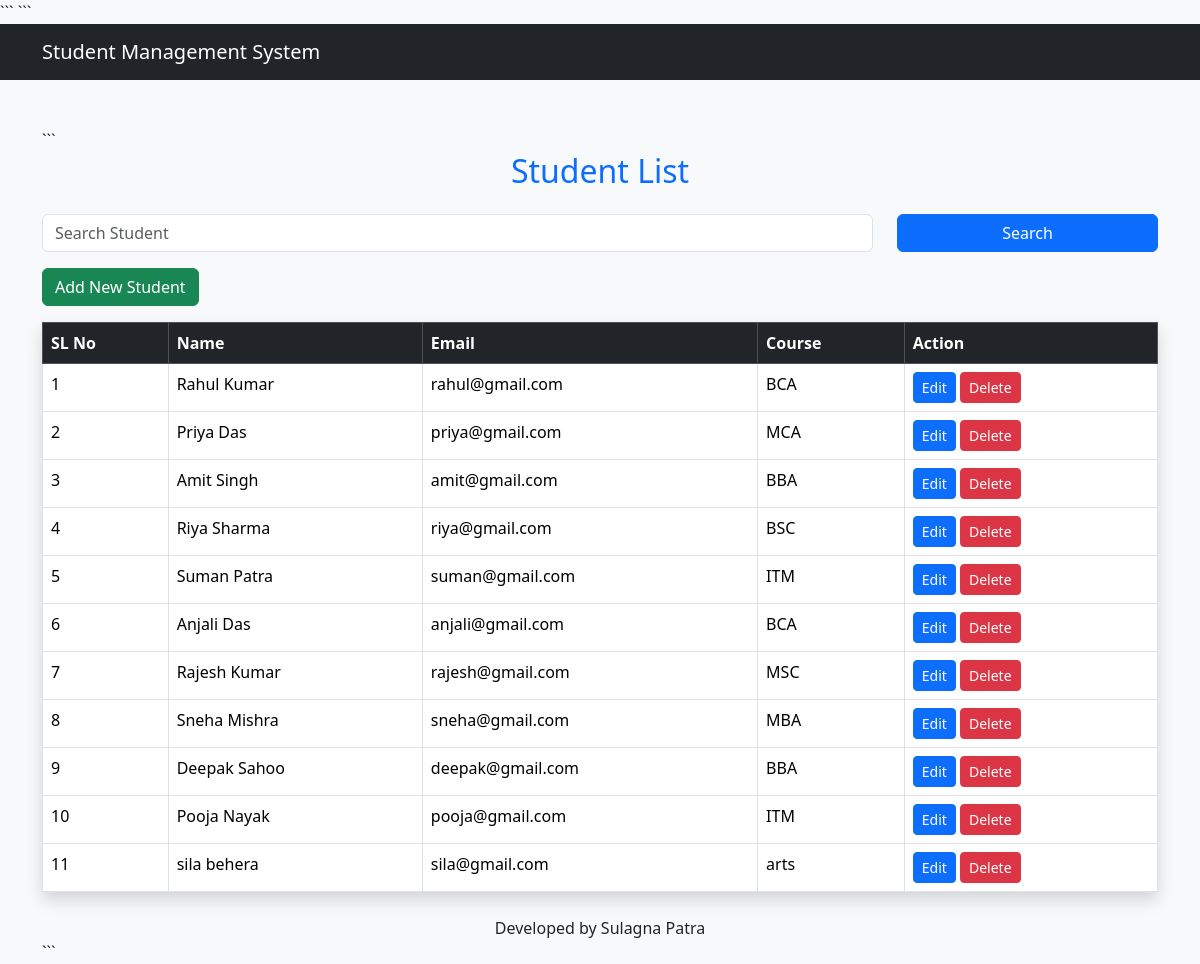
The page /view.php on the database its author committed.
### tables this page shows
CREATE TABLE `students` (
  `id` int(11) NOT NULL,
  `name` varchar(100) DEFAULT NULL,
  `email` varchar(100) DEFAULT NULL,
  `course` varchar(100) DEFAULT NULL
);

### view.php (the view, shortened to what this page needs)
<?php
include 'db.php';
if(isset($_GET['search']))
{
    $search = $_GET['search'];
    $result = mysqli_query(
        $conn,
        "SELECT * FROM students
         WHERE name LIKE '%$search%'
         OR email LIKE '%$search%'
         OR course LIKE '%$search%'"
    );
}
else
{
    $result = mysqli_query(
        $conn,
        "SELECT * FROM students"
    );
}
?>
<!DOCTYPE html>
<html>
<head>
<link href="https://cdn.jsdelivr.net/npm/bootstrap@5.3.3/dist/css/bootstrap.min.css" rel="stylesheet">
```
</head>
<body class="bg-light">
<nav class="navbar navbar-dark bg-dark">
    <div class="container">
        <span class="navbar-brand">
            Student Management System
        </span>
    </div>
</nav>
<div class="container mt-5">
```
<h2 class="text-center text-primary mb-4">
    Student List
</h2>
<form method="GET" class="mb-3">
    <div class="row">
        <div class="col-md-9">
            <input type="text"
                   name="search"
                   class="form-control"
                   placeholder="Search Student">
        </div>
        <div class="col-md-3">
            <button class="btn btn-primary w-100">
                Search
            </button>
        </div>
    </div>
</form>
<a href="index.php"
   class="btn btn-success mb-3">
    Add New Student
</a>
<table class="table table-bordered table-hover shadow">
    <thead class="table-dark">
    <tr>
        <th>SL No</th>
        <th>Name</th>
        <th>Email</th>
        <th>Course</th>
        <th>Action</th>
    </tr>
    </thead>
    <tbody>
    <?php $sl = 1; ?>
    <?php while($row = mysqli_fetch_assoc($result)) { ?>
    <tr>
        <td><?php echo $sl++; ?></td>
        <td><?php echo $row['name']; ?></td>
        <td><?php echo $row['email']; ?></td>
        <td><?php echo $row['course']; ?></td>
        <td>
            <a href="edit.php?id=<?php echo $row['id']; ?>"
               class="btn btn-primary btn-sm">
                Edit
            </a>
            <a href="delete.php?id=<?php echo $row['id']; ?>"
               class="btn btn-danger btn-sm"
               onclick="return confirm('Delete this student?')">
                Delete
            </a>
        </td>
    </tr>
    <?php } ?>
    </tbody>
</table>
<div class="text-center mt-4">
    Developed by Sulagna Patra
</div>
```
</div>
</body>
</html>

### rows shown on the page
students: name "Rahul Kumar", email "rahul@gmail.com", course "BCA"
students: name "Priya Das", email "priya@gmail.com", course "MCA"
students: name "Amit Singh", email "amit@gmail.com", course "BBA"
students: name "Riya Sharma", email "riya@gmail.com", course "BSC"
students: name "Suman Patra", email "suman@gmail.com", course "ITM"
students: name "Anjali Das", email "anjali@gmail.com", course "BCA"
students: name "Rajesh Kumar", email "rajesh@gmail.com", course "MSC"
students: name "Sneha Mishra", email "sneha@gmail.com", course "MBA"
students: name "Deepak Sahoo", email "deepak@gmail.com", course "BBA"
students: name "Pooja Nayak", email "pooja@gmail.com", course "ITM"
students: name "sila behera", email "sila@gmail.com", course "arts"
